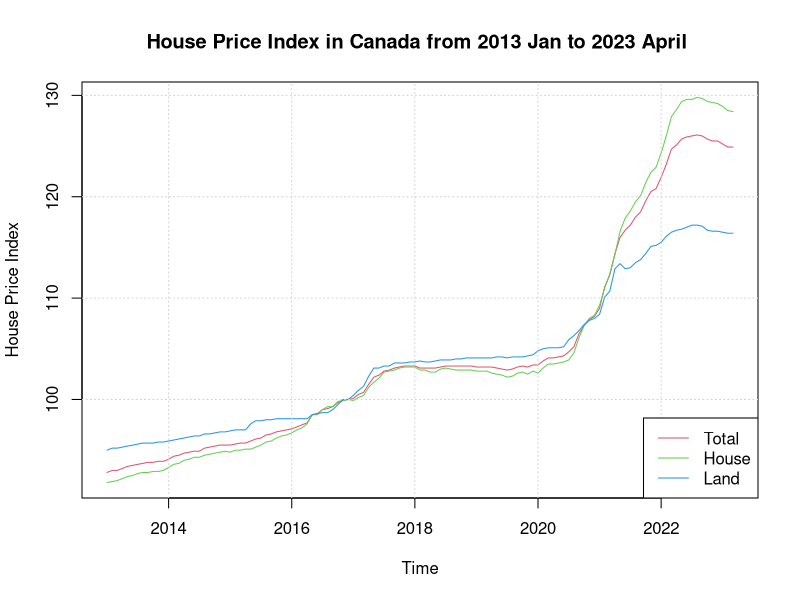
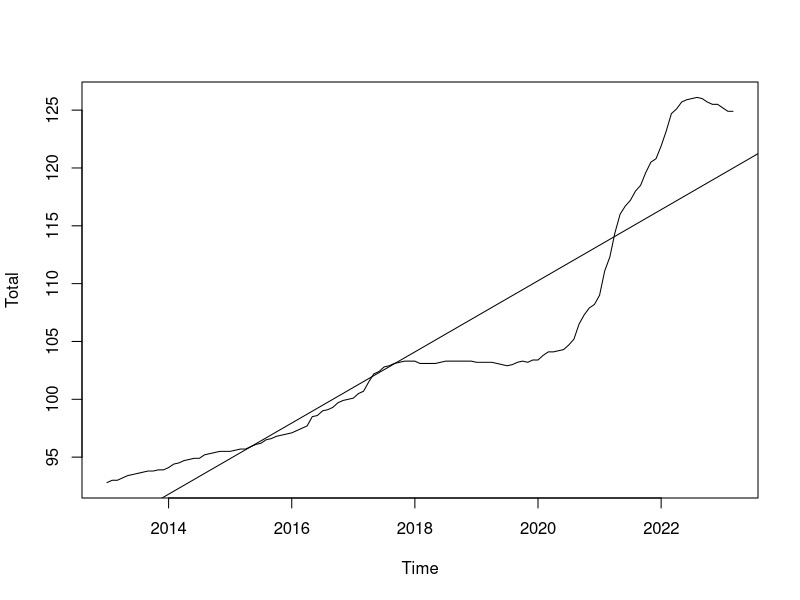
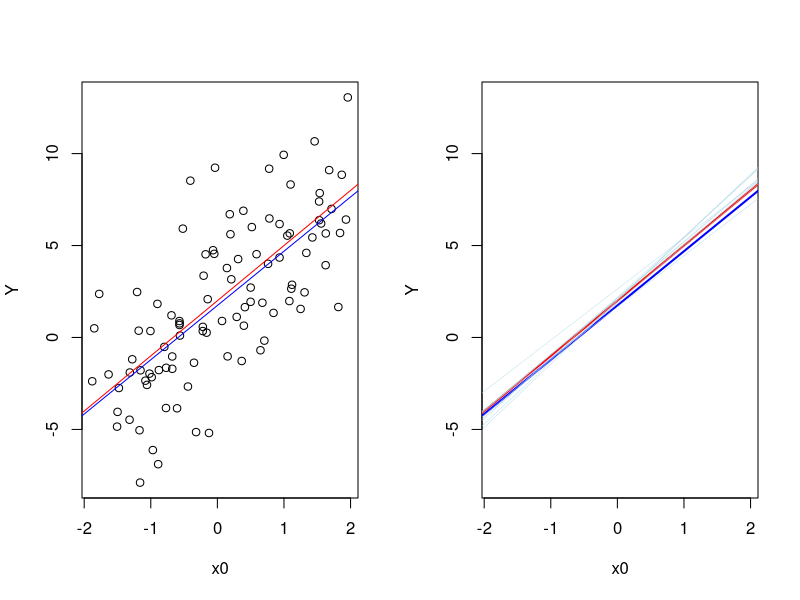

These figures' R source, in order:
## ---- chunk 1
knitr::opts_chunk$set(echo = TRUE)
## ---- chunk 2
# Import data 
HPI <- read.csv("content/post/2023-04-27/Results2.csv")
#View(HPI)
#str(HPI)

# Turn into Three columns (Total, House, Land) using pivot_wider
library(dplyr)
library(tidyr)
HPI <- HPI %>% 
  pivot_wider(names_from = "New_housing_price_indexes" , values_from = "VALUE") 
HPI <- HPI %>% rename(Total = colnames(HPI)[2],
           House = colnames(HPI)[3], 
           Land =colnames(HPI)[4])

## ---- chunk 3
# At this point, the dataframe is still not a time series dataframe
ts_HPI <- ts(HPI[,2:4], start = c(2013, 1),frequency = 12)

plot.ts(ts_HPI, 
        plot.type = "single", 
        col = 2:4, 
        ylab = "House Price Index",
        main = "House Price Index in Canada from 2013 Jan to 2023 April ")
grid()
legend("bottomright",                          
       c("Total", "House", "Land"),
       lty = 1,
       col = 2:4)

## ---- chunk 4
# Explore the linear trend (Classical Regression in Time Series)

Total <- ts_HPI[, 1]
fit <- lm(Total~time(Total), na.action=NULL)
summary(fit)

plot(Total)
abline(fit)
summary(aov(fit))
num = length(Total)
AIC(fit)/num - log(2*pi) # AIC
BIC(fit)/num - log(2*pi) # BIC
## ---- chunk 5
#Assume the "True Relationship" is Y = 2 + 3X + e, the true relationship is probably not linear, there may be other variables that cause variation in Y. In addition, we typically assume that the error term is independent of X.
set.seed(100)
x0 <- runif(100, -2, 2)
e <- rnorm(100, mean = 0, sd = 3) # The error
Y <-(2 + 3* x0)+e # Y

par(mfrow = c(1, 2))
# The graph:
plot(x0, Y)
abline(2, 3, col = 'red')
abline(lm(Y~x0), col = "blue")

# Running other 10 linear lines, each sample has 100 random x 
ran_x = array( dim = c(10, 100))
for(i in 1:10){
  for(x in 1:100){
  ran_x[i, x] =  runif(1, -2, 2)
  }
}

ran_e = array( dim = c(10, 100))
for(i in 1:10){
  for(x in 1:100){
  ran_e[i, x] =  rnorm(1, mean = 0, sd = 3)
  }
}

ran_y =(2 + 3*ran_x )+ ran_e

# The graph 
plot(x0, Y, type = "n")
abline(2, 3, col = 'red', lwd = 2)
abline(lm(Y~x0), col = "blue", lwd = 2)
for (i in 1:10){
abline(lm(ran_y[i,] ~ ran_x[i, ]), col = "light blue", lwd = 0.4)
}



